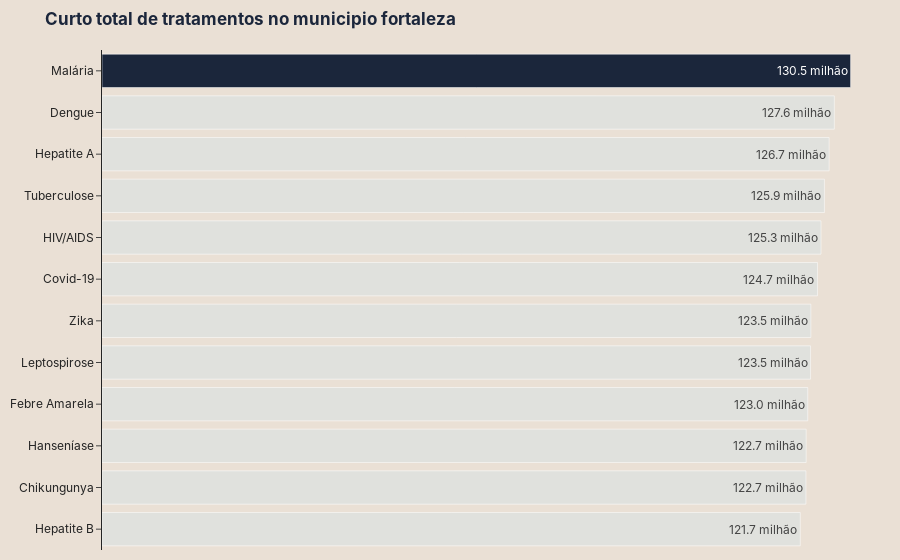

This figure's notebook cell:
### Code cell
barplot11_ce(data).show()

### Figure 1 — Plotly figure (JSON) as saved in the notebook; plotly's stock layout.template omitted (floating-point values rounded to 4 significant figures)
{"data": [{"hoverinfo": "none", "marker": {"color": ["#e0e1dd", "#e0e1dd", "#e0e1dd", "#e0e1dd", "#e0e1dd", "#e0e1dd", "#e0e1dd", "#e0e1dd", "#e0e1dd", "#e0e1dd", "#e0e1dd", "#1b263b"]}, "orientation": "h", "text": ["121.7 milhão", "122.7 milhão", "122.7 milhão", "123.0 milhão", "123.5 milhão", "123.5 milhão", "124.7 milhão", "125.3 milhão", "125.9 milhão", "126.7 milhão", "127.6 milhão", "130.5 milhão"], "type": "bar", "x": [121700000.0, 122700000.0, 122700000.0, 123000000.0, 123500000.0, 123500000.0, 124700000.0, 125300000.0, 125900000.0, 126700000.0, 127600000.0, 130500000.0], "y": ["Hepatite B", "Chikungunya", "Hanseníase", "Febre Amarela", "Leptospirose", "Zika", "Covid-19", "HIV/AIDS", "Tuberculose", "Hepatite A", "Dengue", "Malária"]}], "layout": {"font": {"family": "'inter', sans-serif"}, "margin": {"b": 10, "l": 10, "r": 10, "t": 50}, "paper_bgcolor": "#eae0d5", "plot_bgcolor": "#eae0d5", "title": {"font": {"color": "#1b263b", "weight": "bold"}, "text": "Curto total de tratamentos no municipio fortaleza"}, "xaxis": {"color": "#1b263b", "visible": false}}}
